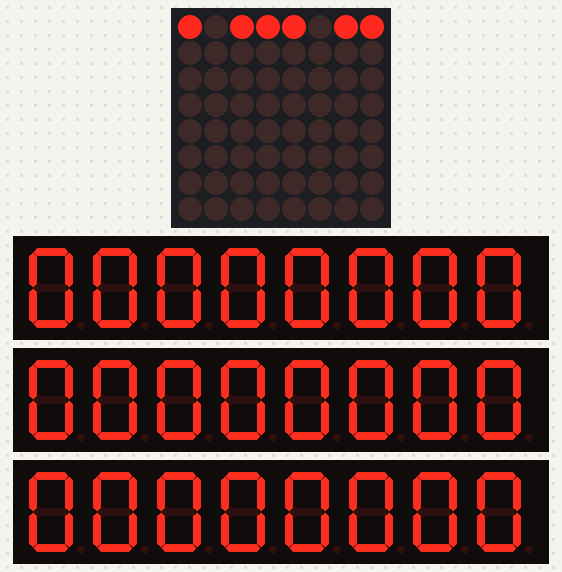
Simulated run of this sketch. Board: Arduino Uno, built with avr-gcc and run on an emulated ATmega328P. On the bench: 8×8 LED matrix, 3 × 8-digit seven-segment display.

Above: at 0.18 s.
At 1.04 s:
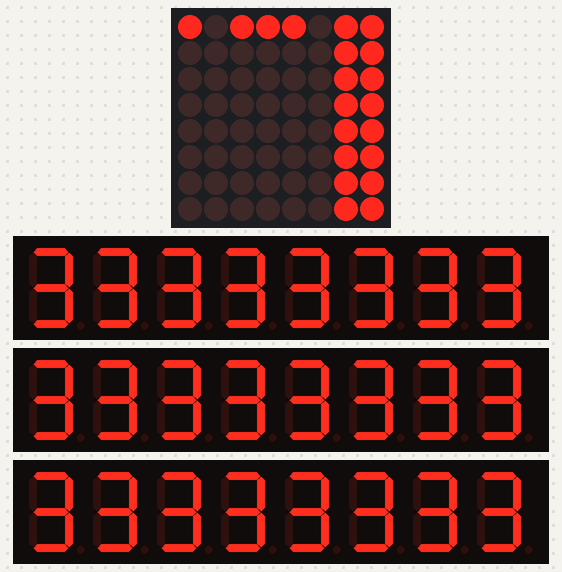
At 1.62 s:
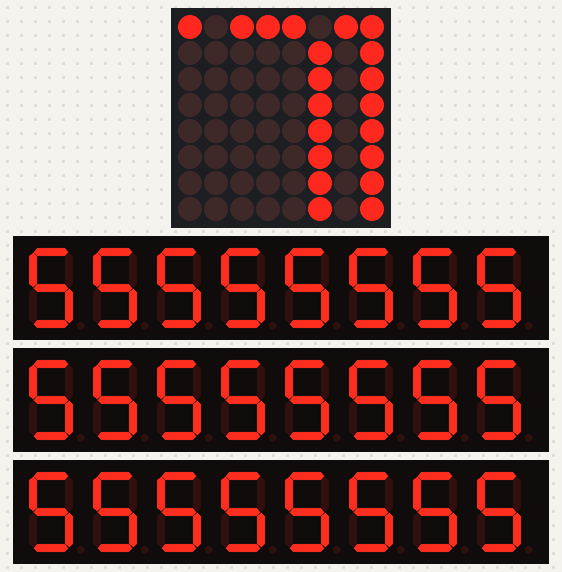
At 2.2 s:
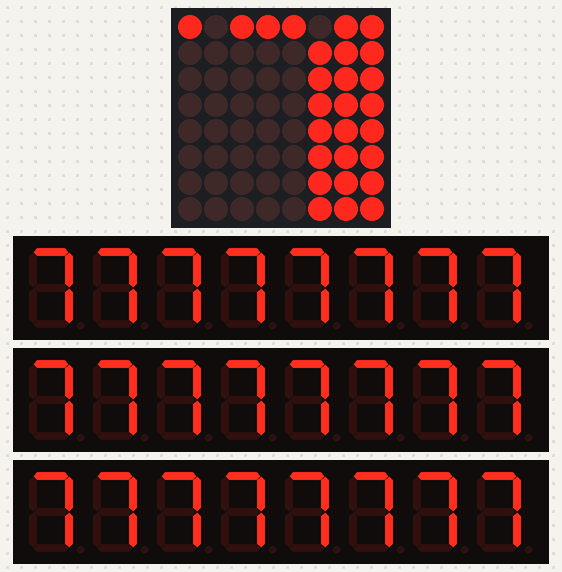
At 3.36 s:
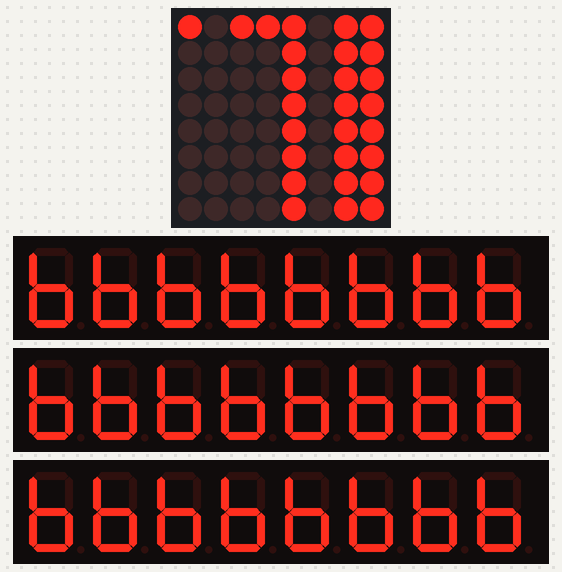
At 4.48 s:
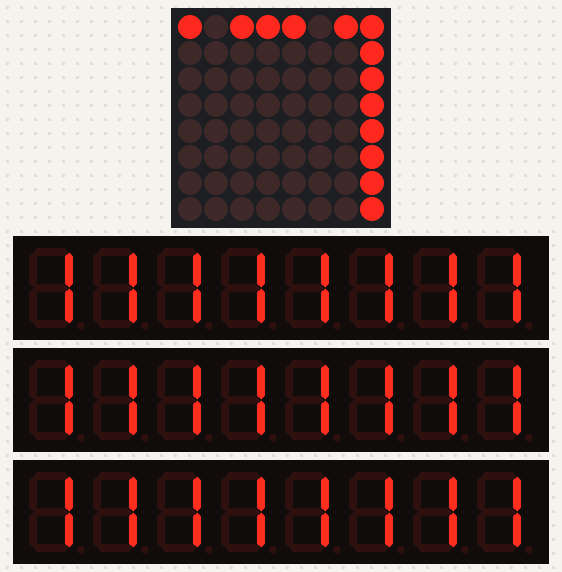

The sketch:

coba_7219max.ino
```cpp
//We always have to include the library
#include "LedControl.h"

/*
  Now we need a LedControl to work with.
 ***** These pin numbers will probably not work with your hardware *****
  pin 12 is connected to the DataIn
  pin 11 is connected to the CLK
  pin 10 is connected to LOAD
  We have only a single MAX72XX.
*/
LedControl lc = LedControl(12, 10, 11, 4);

/* we always wait a bit between updates of the display */
unsigned long delaytime = 250;

void setup() {
  /*
    The MAX72XX is in power-saving mode on startup,
    we have to do a wakeup call
  */
  lc.shutdown(0, false);
  lc.shutdown(1, false);
  lc.shutdown(2, false);
  lc.shutdown(3, false);
  /* Set the brightness to a medium values */
  lc.setIntensity(0, 6);
  lc.setIntensity(1, 6);
  lc.setIntensity(2, 6);
  lc.setIntensity(3, 6);
  /* and clear the display */
  lc.clearDisplay(0);
  lc.clearDisplay(1);
  lc.clearDisplay(2);
  lc.clearDisplay(3);
}


/*
  This method will display the characters for the
  word "Arduino" one after the other on digit 0.
*/
void writeArduinoOn7Segment() {
  lc.setChar(0, 0, 'a', false);
  delay(delaytime);
  lc.setRow(0, 0, 0x05);
  delay(delaytime);
  lc.setChar(0, 0, 'd', false);
  delay(delaytime);
  lc.setRow(0, 0, 0x1c);
  delay(delaytime);
  lc.setRow(0, 0, B00010000);
  delay(delaytime);
  lc.setRow(0, 0, 0x15);
  delay(delaytime);
  lc.setRow(0, 0, 0x1D);
  delay(delaytime);
  lc.clearDisplay(0);
  delay(delaytime);
}

/*
  This method will scroll all the hexa-decimal
  numbers and letters on the display. You will need at least
  four 7-Segment digits. otherwise it won't really look that good.
*/
void scrollDigits() {
  for (int i = 0; i < 13; i++) {
    lc.setRow(0, 0, 0xbb);
    lc.setRow(0, 1, i);
    lc.setRow(0, 2, i);
    lc.setRow(0, 3, i);
    lc.setRow(0, 4, i);
    lc.setRow(0, 5, i);
    lc.setRow(0, 6, i);
    lc.setRow(0, 7, i);

    lc.setDigit(1, 0, i, false);
    lc.setDigit(1, 1, i, false);
    lc.setDigit(1, 2, i, false);
    lc.setDigit(1, 3, i, false);
    lc.setDigit(1, 4, i, false);
    lc.setDigit(1, 5, i, false);
    lc.setDigit(1, 6, i, false);
    lc.setDigit(1, 7, i, false);

    lc.setDigit(2, 0, i, false);
    lc.setDigit(2, 1, i, false);
    lc.setDigit(2, 2, i, false);
    lc.setDigit(2, 3, i, false);
    lc.setDigit(2, 4, i, false);
    lc.setDigit(2, 5, i, false);
    lc.setDigit(2, 6, i, false);
    lc.setDigit(2, 7, i, false);

    lc.setDigit(3, 0, i, false);
    lc.setDigit(3, 1, i, false);
    lc.setDigit(3, 2, i, false);
    lc.setDigit(3, 3, i, false);
    lc.setDigit(3, 4, i, false);
    lc.setDigit(3, 5, i, false);
    lc.setDigit(3, 6, i, false);
    lc.setDigit(3, 7, i, false);
    delay(delaytime);
  }
  lc.clearDisplay(0);
  lc.clearDisplay(1);
  lc.clearDisplay(2);
  lc.clearDisplay(3);
  delay(delaytime);
}

void loop() {
  scrollDigits();
}
```

Measured:
- by itself, everything shown: repeats every 4.0 s, in 14 steps
